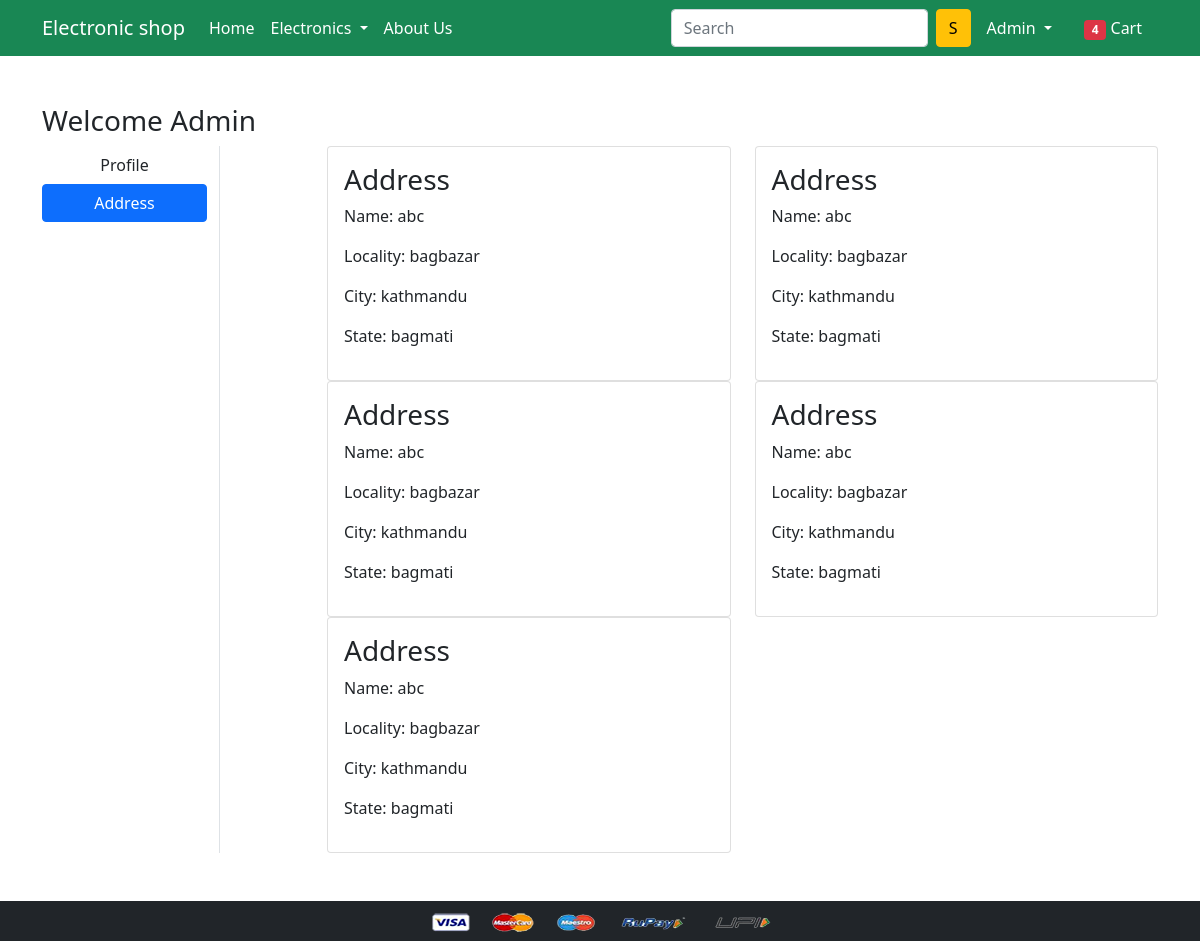
The page /address/ (signed in) on the database its author committed.
### app/models.py (models this page shows)
class Customer(models.Model):
    user = models.ForeignKey(User, on_delete=models.CASCADE)
    name = models.CharField(max_length = 200)
    locality = models.CharField(max_length = 200)
    city = models.CharField(max_length = 200)
    state = models.CharField(max_length = 200)

### app/views.py (the view)
# urls.py: path('address/', views.address, name='address'),
def address(request):
  add = Customer.objects.filter(user = request.user)
  return render(request, 'app/address.html',{'add':add, 'active':'btn-primary'})

### app/templates/app/address.html (shortened to what this page needs)
{% extends 'app/base.html' %}
{% load static %}
{% block main-content %}
<div class="container my-5">
 <div class="row">
 <h3>Welcome {{request.user|capfirst}}</h3>
  <div class="col-sm-2 border-end">
   <ul class="list-unstyled">
    <li class="d-grid"><a href="{% url 'profile' %}" class="btn ">Profile</a></li>
    <li class="d-grid"><a href="{% url 'address' %}" class="btn {{active}}">Address</a></li>
   </ul>
  </div>
  <div class="col-sm-9 offset-sm-1">
   <div class="row">
    {% for ad in add  %}
    <div class="col-sm-6">
     <div class="card">
      <div class="card-body">
       <h3>Address </h3>
       <p>Name: {{ad.name}}</p>
       <p>Locality: {{ad.locality}}</p>
       <p>City: {{ad.city}}</p>
       <p>State: {{ad.state}}</p>
      </div>
     </div>
    </div>
    {% endfor %}
   </div>
 </div>
 </div>
</div>
{% endblock main-content %}

### app/templates/app/base.html (shortened to what this page needs)
<!doctype html>
{% load static %}
<html lang="en">
  <head>
    <link href="https://cdn.jsdelivr.net/npm/bootstrap@5.0.0-beta1/dist/css/bootstrap.min.css" rel="stylesheet">
    <link rel="stylesheet" href="{% static 'app/css/owl.carousel.min.css' %}">
    <link rel="stylesheet" href="{% static 'app/css/all.min.css' %}">
    <link rel="stylesheet" href="{% static 'app/css/style.css' %}">
  </head>
  <body>
    <nav class="navbar navbar-expand-lg navbar-dark bg-success">
     <div class="container">
       <a class="navbar-brand" href="/">Electronic shop</a>
       <div class="collapse navbar-collapse" id="navbarSupportedContent">
         <ul class="navbar-nav me-auto mb-2 mb-lg-0">
           <li class="nav-item">
             <a class="nav-link active" aria-current="page" href="/">Home</a>
           </li>
           <li class="nav-item dropdown">
             <a class="nav-link dropdown-toggle text-white" href="#" id="electronicsDropdown" role="button" data-bs-toggle="dropdown" aria-expanded="false">
               Electronics
             </a>
           </li>
           <li class="nav-item">
            <a class="nav-link active" aria-current="page" href="#">About Us</a>
          </li>
         </ul>
         <form class="d-flex">
           <input class="form-control me-2" type="search" placeholder="Search" aria-label="Search">
           <button class="btn btn-warning" type="submit">S</button>
         </form>
         <div>
          <ul class="navbar-nav me-auto mb-2 mb-lg-0">
            {% if request.user.is_authenticated %}
            <li class="nav-item dropdown mx-2">
              <a class="nav-link dropdown-toggle text-white" href="#" id="profileDropdown" role="button" data-bs-toggle="dropdown" aria-expanded="false">
                {{request.user.username|capfirst}}
              </a>
            </li>
            <li class="nav-item mx-2">
             <a href="{% url 'showcart' %}" class="nav-link text-white"><span class="badge bg-danger">4</span> Cart </a>
            </li>
            {% endif %}
          </ul>
         </div>
       </div>
     </div>
    </nav>
    {% block main-content %} {% endblock main-content %}
    <footer class="container-fluid bg-dark text-center p-2 mt-5">
        <img src="{% static 'app/images/payment.png' %}" alt="" srcset="" class="img-fluid" height="2px">
    </footer>
  </body>
</html>

### rows shown on the page
Customer: name "abc", locality "bagbazar", city "kathmandu", state "bagmati"
Customer: name "abc", locality "bagbazar", city "kathmandu", state "bagmati"
Customer: name "abc", locality "bagbazar", city "kathmandu", state "bagmati"
Customer: name "abc", locality "bagbazar", city "kathmandu", state "bagmati"
Customer: name "abc", locality "bagbazar", city "kathmandu", state "bagmati"

### other values the page prints
{{ request.user.username|capfirst }} "Admin"
{{ request.user|capfirst }} "Admin"
